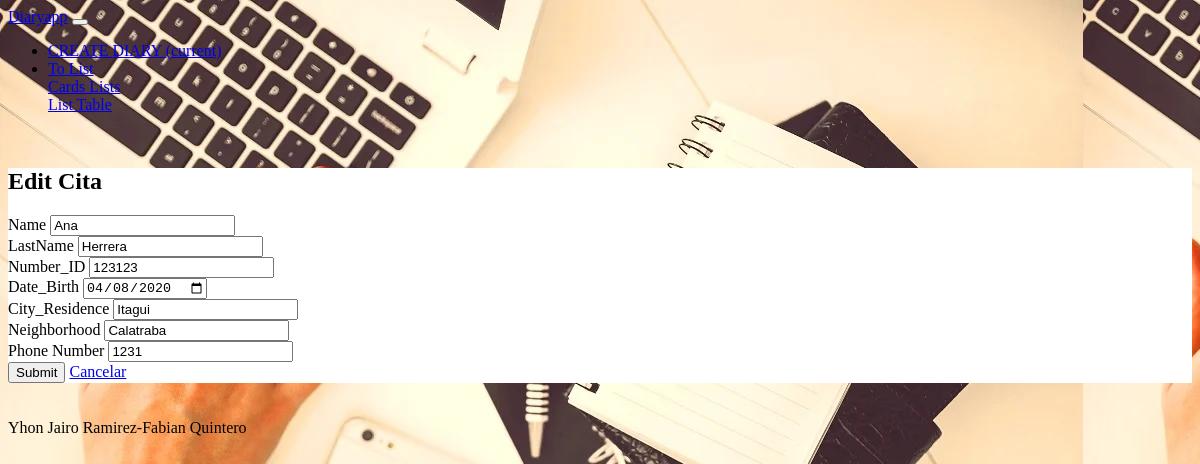
Screenshot of /edit_diary.php?id=23 with the database file from the repository.
### tables this page shows
CREATE TABLE `diary` (
  `id` int(10) NOT NULL,
  `name` varchar(30) NOT NULL,
  `lastname` varchar(30) NOT NULL,
  `number_id` int(20) NOT NULL,
  `date_birth` date NOT NULL,
  `city_residence` varchar(30) NOT NULL,
  `district` varchar(30) NOT NULL,
  `number_mobile` int(10) NOT NULL
);

### edit_diary.php (the view)
<?php
if (isset($_GET['id'])) {
  include_once('db_connection.php');
  $id = $_GET['id'];
  $sql = "SELECT * FROM diary WHERE id = {$id}";
  $resul = $conn->query($sql);
  if ($resul->num_rows > 0) {
    $row = $resul->fetch_assoc();
  }
}
?>
<?php include_once('layouts/header.php'); ?>
<div class="row bg-dark text-white pt-2">
  <div class="col-sm-12 d-flex justify-content-center">
    <h2>Edit <b>Cita</b></h2>
  </div>
</div>
<form action="update_diary.php?id=<?php echo $row['id'] ?>" method="post" onsubmit="return validar();" class="pl-3 pr-3 pb-3 shadow">
  <div class="row">
    <div class="form-group col-sm-12 col-md-6">
      <label for="diaryname">Name</label>
      <input type="text" value="<?php echo $row['name'] ?>" name="diaryname" class="form-control" id="diaryname" placeholder="Enter Task Name">
    </div>
    <div class="form-group col-sm-12 col-md-6">
      <label for="diarylastname">LastName</label>
      <input type="text" value="<?php echo $row['lastname'] ?>" name="diarylastname" class="form-control" id="diarylastname" placeholder="Enter Task Date">
    </div>
  </div>
  <div class="row">
    <div class="form-group col-sm-12 col-md-6">
      <label for="diarynumber_id">Number_ID</label>
      <input type="text" value="<?php echo $row['number_id'] ?>" name="diarynumber_id" class="form-control" id="diarynumber_id" aria-describedby="emailHelp" placeholder="Enter Number_ID">
    </div>
    <div class="form-group col-sm-12 col-md-6">
      <label for="diarydate_birth">Date_Birth</label>
      <input type="date" value="<?php echo $row['date_birth'] ?>" name="diarydate_birth" class="form-control" id="diarydate_birth" placeholder="Enter Date_Birth">
    </div>
  </div>
  <div class="row">
    <div class="form-group col-sm-12 col-md-6">
      <label for="diarycity_residence">City_Residence</label>
      <input type="text" value="<?php echo $row['city_residence'] ?>" name="diarycity_residence" class="form-control" id="diarycity_residence" placeholder="City_Residence">
    </div>
    <div class="form-group col-sm-12 col-md-6">
      <label for="diarydistrict">Neighborhood</label>
      <input type="text" value="<?php echo $row['district'] ?>" name="diarydistrict" class="form-control" id="diarydistrict" placeholder="Enter Neighborhood">
    </div>
  </div>
  <div class="row">
    <div class="form-group col-sm-12 col-md-6">
      <label for="diarynumber_mobile">Phone Number</label>
      <input type="text" value="<?php echo $row['number_mobile'] ?>" name="diarynumber_mobile" class="form-control" id="diarynumber_mobile" placeholder="Enter Phone Number">
    </div>
  </div>
  <button type="submit" class="btn btn-primary">Submit</button>
  <a class="btn btn-primary" href="index.php" role="button">Cancelar</a>
</form>
<?php include_once('layouts/footer.php'); ?>

### css/styles.css (style rules this page uses)
body { background-color: rgb(208, 222, 233); background-image: url("img/1.jpg"); }

### rows the page displays
diary: diaryname "Ana", diarylastname "Herrera", diarynumber_id "123123", diarydate_birth "04/08/2020", diarycity_residence "Itagui", diarydistrict "Calatraba", diarynumber_mobile "1231"
